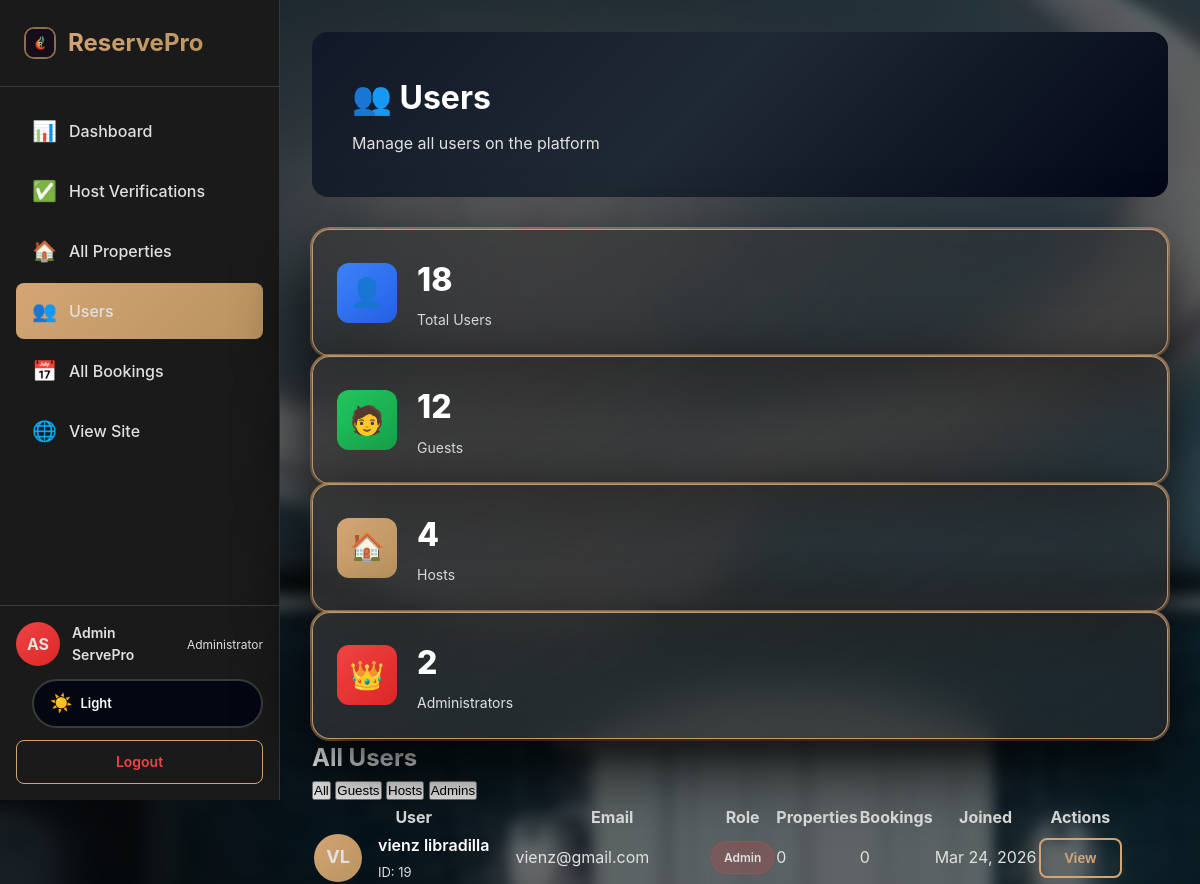
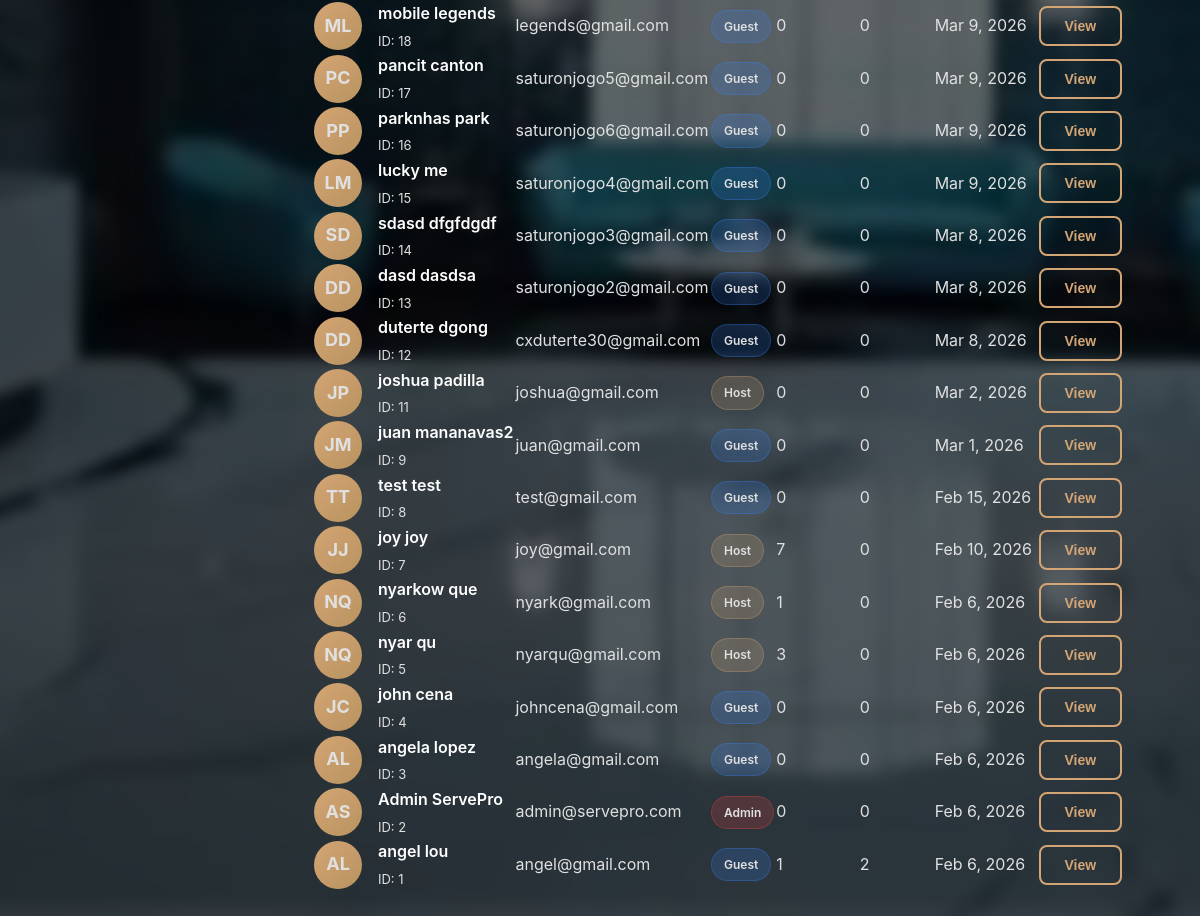
Screenshot of /admin/users.php (signed in) with the database file from the repository (2 pictures, top to bottom).
### tables this page shows
CREATE TABLE `users` (
  `id` int(11) NOT NULL,
  `first_name` varchar(50) NOT NULL,
  `last_name` varchar(50) NOT NULL,
  `date_of_birth` date DEFAULT NULL,
  `email` varchar(100) NOT NULL,
  `password` varchar(255) NOT NULL,
  `created_at` timestamp NOT NULL DEFAULT current_timestamp(),
  `role` enum('guest','host','admin') DEFAULT 'guest',
  `email_verified` tinyint(1) NOT NULL DEFAULT 0,
  `verification_token` varchar(100) DEFAULT NULL,
  `host_verified` tinyint(1) NOT NULL DEFAULT 0,
  `host_verification_status` enum('none','under review','approved','rejected') NOT NULL DEFAULT 'none'
);

### config/session.php (called while the page is built, shortened)
<?php
function getCurrentUser() {
    $conn = getDBConnection();
    $user_id = $_SESSION['user_id'];
    $stmt = $conn->prepare("SELECT id, first_name, last_name, email, role, IFNULL(host_verified, 0) AS host_verified FROM users WHERE id = ?");
    $stmt->bind_param("i", $user_id);
    $stmt->execute();
    $result = $stmt->get_result();
    $user = $result->fetch_assoc();
    return $user;
}
?>

### admin/users.php (the view, shortened to what this page needs)
<?php
require_once __DIR__ . '/../config/session.php';
$user = getCurrentUser();
$conn = getDBConnection();
$query = "
    SELECT
        u.*,
        (SELECT COUNT(*) FROM properties WHERE host_id = u.id) as total_properties,
        (SELECT COUNT(*) FROM bookings WHERE guest_id = u.id) as total_bookings
    FROM users u
    ORDER BY u.created_at DESC
";
$result = $conn->query($query);
$users = $result->fetch_all(MYSQLI_ASSOC);
$stats = [
    'total' => count($users),
    'guests' => 0,
    'hosts' => 0,
    'admins' => 0
];
foreach ($users as $u) {
    $stats[$u['role'] . 's']++;
}
?>
<!DOCTYPE html>
<html lang="en">
<head>
    <link rel="stylesheet" href="../assets/css/style.css?v=10.0">
    <link rel="stylesheet" href="../assets/css/host-dashboard.css?v=10.0">
    <link rel="stylesheet" href="../assets/css/admin.css?v=10.0">
    <link rel="stylesheet" href="../assets/css/theme-toggle.css?v=10.0">
</head>
<body class="dashboard-page">
    <div class="host-layout">
        <aside class="host-sidebar">
            <div class="sidebar-header">
                <a href="../home.php" class="sidebar-brand">
                    <?php require __DIR__ . '/../includes/brand-icon-svg.php'; ?>
                    <span>ReservePro</span>
                </a>
            </div>
            <nav class="sidebar-nav">
                <a href="dashboard.php" class="nav-item">
                    <span class="nav-icon">📊</span>
                    <span>Dashboard</span>
                </a>
                <a href="host-verifications.php" class="nav-item">
                    <span class="nav-icon">✅</span>
                    <span>Host Verifications</span>
                </a>
                <a href="properties.php" class="nav-item">
                    <span class="nav-icon">🏠</span>
                    <span>All Properties</span>
                </a>
                <a href="users.php" class="nav-item active">
                    <span class="nav-icon">👥</span>
                    <span>Users</span>
                </a>
                <a href="bookings.php" class="nav-item">
                    <span class="nav-icon">📅</span>
                    <span>All Bookings</span>
                </a>
                <a href="../home.php" class="nav-item">
                    <span class="nav-icon">🌐</span>
                    <span>View Site</span>
                </a>
            </nav>
            <div class="sidebar-footer">
                <div class="user-profile">
                    <div class="user-avatar" style="background: linear-gradient(135deg, #EF4444, #DC2626);">
                        <?php echo strtoupper(substr($user['first_name'], 0, 1) . substr($user['last_name'], 0, 1)); ?>
                    </div>
                    <div class="user-info">
                        <div class="user-name"><?php echo htmlspecialchars($user['first_name'] . ' ' . $user['last_name']); ?></div>
                        <div class="user-role">Administrator</div>
                    </div>
                </div>
                <div class="theme-toggle" style="margin-bottom: 12px;">
                    <span class="theme-toggle-icon">☀️</span>
                    <span class="theme-toggle-text">Light</span>
                </div>
                <a href="../logout.php" class="btn-logout">Logout</a>
            </div>
        </aside>
        <main class="host-main">
            <div class="users-header">
                <h1>👥 Users</h1>
                <p>Manage all users on the platform</p>
            </div>
            <div class="properties-stats">
                <div class="stat-card">
                    <div class="stat-icon" style="background: linear-gradient(135deg, #3B82F6, #2563EB);">👤</div>
                    <div class="stat-content">
                        <h3><?php echo $stats['total']; ?></h3>
                        <p>Total Users</p>
                    </div>
                </div>
                <div class="stat-card">
                    <div class="stat-icon" style="background: linear-gradient(135deg, #22C55E, #16A34A);">🧑</div>
                    <div class="stat-content">
                        <h3><?php echo $stats['guests']; ?></h3>
                        <p>Guests</p>
                    </div>
                </div>
                <div class="stat-card">
                    <div class="stat-icon" style="background: linear-gradient(135deg, #D4A574, #B8935F);">🏠</div>
                    <div class="stat-content">
                        <h3><?php echo $stats['hosts']; ?></h3>
                        <p>Hosts</p>
                    </div>
                </div>
                <div class="stat-card">
                    <div class="stat-icon" style="background: linear-gradient(135deg, #EF4444, #DC2626);">👑</div>
                    <div class="stat-content">
                        <h3><?php echo $stats['admins']; ?></h3>
                        <p>Administrators</p>
                    </div>
                </div>
            </div>
            <div class="properties-table-container">
                <div class="table-header">
                    <h2>All Users</h2>
                    <div class="filter-tabs">
                        <button class="filter-tab active" onclick="filterUsers('all')">All</button>
                        <button class="filter-tab" onclick="filterUsers('guest')">Guests</button>
                        <button class="filter-tab" onclick="filterUsers('host')">Hosts</button>
                        <button class="filter-tab" onclick="filterUsers('admin')">Admins</button>
                    </div>
                </div>
                <table class="properties-table">
                    <thead>
                        <tr>
                            <th>User</th>
                            <th>Email</th>
                            <th>Role</th>
                            <th>Properties</th>
                            <th>Bookings</th>
                            <th>Joined</th>
                            <th>Actions</th>
                        </tr>
                    </thead>
                    <tbody>
                        <?php foreach ($users as $u): ?>
                            <tr data-role="<?php echo $u['role']; ?>">
                                <td>
                                    <div class="user-cell">
                                        <div class="user-avatar-large">
                                            <?php echo strtoupper(substr($u['first_name'], 0, 1) . substr($u['last_name'], 0, 1)); ?>
                                        </div>
                                        <div class="user-details">
                                            <h3><?php echo htmlspecialchars($u['first_name'] . ' ' . $u['last_name']); ?></h3>
                                            <p>ID: <?php echo $u['id']; ?></p>
                                        </div>
                                    </div>
                                </td>
                                <td><?php echo htmlspecialchars($u['email']); ?></td>
                                <td>
                                    <span class="role-badge role-<?php echo $u['role']; ?>">
                                        <?php echo ucfirst($u['role']); ?>
                                    </span>
                                </td>
                                <td><?php echo $u['total_properties']; ?></td>
                                <td><?php echo $u['total_bookings']; ?></td>
                                <td><?php echo date('M j, Y', strtotime($u['created_at'])); ?></td>
                                <td>
                                    <div class="action-buttons">
                                        <button class="btn-action btn-view" onclick="viewUser(<?php echo $u['id']; ?>)">View</button>
                                    </div>
                                </td>
                            </tr>
                        <?php endforeach; ?>
                    </tbody>
                </table>
            </div>
        </main>
    </div>
</body>
</html>

### assets/css/style.css (style rules this page uses)
* { margin: 0; padding: 0; box-sizing: border-box; }
:root { --primary-color: #D4A574; --primary-dark: #B8935F; --primary-light: #E6C89C; --secondary-color: #1A1A1A; --accent-color: #D4A574; --text-dark: #FFFFFF; --text-gray: #B8B8B8; --bg-light: #1F1F1F; --border-color: #3A3A3A; --bg-primary: #020617; --bg-secondary: #030712; --bg-tertiary: #111827; --wood-dark: #111827; --wood-medium: #1F2933; --wood-light: #4B5563; }
body { font-family: -apple-system, BlinkMacSystemFont, 'Segoe UI', 'Inter', Roboto, 'Helvetica Neue', Arial, sans-serif; background: var(--bg-primary); color: #FFFFFF !important; line-height: 1.6; min-height: 100vh; }
.auth-page, .dashboard-page { position: relative; background: transparent; }
.auth-page::before, .dashboard-page::before { content: ''; position: fixed; top: 0; left: 0; width: 100%; height: 100%; background: url('../../background%20image/this.webp') center center / cover no-repeat; filter: blur(6px); transform: scale(1.04); z-index: -2; }
.auth-page::after, .dashboard-page::after { content: ''; position: fixed; top: 0; left: 0; width: 100%; height: 100%; background: rgba(0, 0, 0, 0.6); z-index: -1; }
h1, h2, h3, h4, h5, h6 { color: #FFFFFF !important; }
p, span, div { color: #E0E0E0 !important; }
.user-info { display: flex; align-items: center; gap: 16px; }
.user-avatar { width: 48px; height: 48px; border-radius: 50%; background: linear-gradient(135deg, var(--primary-color), var(--primary-dark)); display: flex; align-items: center; justify-content: center; color: white; font-size: 20px; font-weight: 600; }
.user-details h3 { font-size: 16px; font-weight: 600; color: var(--text-dark); }
.user-details p { font-size: 14px; color: var(--text-gray); }
.btn-logout { background: transparent; color: var(--primary-color); border: 2px solid var(--primary-color); border-radius: 8px; padding: 10px 20px; font-size: 14px; font-weight: 600; cursor: pointer; text-decoration: none; transition: all 0.2s ease; }

### assets/css/admin.css (style rules this page uses)
.btn-view { padding: 10px 24px; background: transparent; color: #D4A574; border: 2px solid #D4A574; border-radius: 8px; font-weight: 600; font-size: 14px; text-decoration: none; display: inline-flex; align-items: center; transition: all 0.2s ease; }

### assets/css/theme-toggle.css (style rules this page uses)
.theme-toggle { display: flex; align-items: center; gap: 8px; padding: 8px 16px; background: var(--bg-secondary); border: 2px solid var(--border-color); border-radius: 50px; cursor: pointer; transition: all 0.3s ease; margin-left: 16px; }
.theme-toggle-icon { font-size: 18px; transition: transform 0.3s ease; }
.theme-toggle-text { font-size: 13px; font-weight: 600; color: var(--text-dark) !important; user-select: none; }
body.auth-page, body.auth-page.light-mode, body.dashboard-page, body.dashboard-page.light-mode { background: transparent !important; }
.dashboard-page .host-main, .dashboard-page .main-content { background: transparent !important; }
body, .navbar, .service-card, .experience-card, .feature-card, .info-card, .faq-item, .contact-form-wrapper, .filters-sidebar, .search-box, input, select, textarea, .hero, .about-hero, .contact-hero, .experiences-hero { transition: background 0.3s ease, color 0.3s ease, border-color 0.3s ease, box-shadow 0.3s ease !important; }

### admin/users.php (style rules this page uses)
.users-header { background: linear-gradient(135deg, #111827 0%, #1F2933 45%, #020617 100%); padding: 40px; border-radius: 16px; margin-bottom: 32px; color: white; }
.users-header h1 { font-size: 32px; margin-bottom: 8px; color: #FFFFFF !important; }
.user-avatar-large { width: 48px; height: 48px; border-radius: 50%; background: linear-gradient(135deg, #D4A574, #B8935F); display: flex; align-items: center; justify-content: center; font-weight: 700; color: #0F0F0F; font-size: 18px; }
.user-cell { display: flex; gap: 16px; align-items: center; }
.user-details h3 { font-size: 16px; font-weight: 600; color: #FFFFFF; margin-bottom: 4px; }
.user-details p { font-size: 13px; color: #B8B8B8; }
.role-badge { display: inline-block; padding: 6px 12px; border-radius: 20px; font-size: 12px; font-weight: 600; text-transform: capitalize; }
.role-guest { background: rgba(59, 130, 246, 0.2); color: #3B82F6; border: 1px solid rgba(59, 130, 246, 0.3); }
.role-host { background: rgba(212, 165, 116, 0.2); color: #D4A574; border: 1px solid rgba(212, 165, 116, 0.3); }
.role-admin { background: rgba(239, 68, 68, 0.2); color: #EF4444; border: 1px solid rgba(239, 68, 68, 0.3); }

### rows the page displays
users: first_name+last_name "AS", first_name+last_name "Admin ServePro", id "2", email "admin@servepro.com", role "Admin", total_properties "0", total_bookings "0", created_at "Feb 6, 2026"
users: first_name+last_name "VL", first_name+last_name "vienz libradilla", id "19", email "vienz@gmail.com", role "Admin", total_properties "0", total_bookings "0", created_at "Mar 24, 2026"
users: first_name+last_name "ML", first_name+last_name "mobile legends", id "18", email "legends@gmail.com", role "Guest", total_properties "0", total_bookings "0", created_at "Mar 9, 2026"
users: first_name+last_name "PC", first_name+last_name "pancit canton", id "17", email "saturonjogo5@gmail.com", role "Guest", total_properties "0", total_bookings "0", created_at "Mar 9, 2026"
users: first_name+last_name "PP", first_name+last_name "parknhas park", id "16", email "saturonjogo6@gmail.com", role "Guest", total_properties "0", total_bookings "0", created_at "Mar 9, 2026"
users: first_name+last_name "LM", first_name+last_name "lucky me", id "15", email "saturonjogo4@gmail.com", role "Guest", total_properties "0", total_bookings "0", created_at "Mar 9, 2026"
users: first_name+last_name "SD", first_name+last_name "sdasd dfgfdgdf", id "14", email "saturonjogo3@gmail.com", role "Guest", total_properties "0", total_bookings "0", created_at "Mar 8, 2026"
users: first_name+last_name "DD", first_name+last_name "dasd dasdsa", id "13", email "saturonjogo2@gmail.com", role "Guest", total_properties "0", total_bookings "0", created_at "Mar 8, 2026"
users: first_name+last_name "DD", first_name+last_name "duterte dgong", id "12", email "cxduterte30@gmail.com", role "Guest", total_properties "0", total_bookings "0", created_at "Mar 8, 2026"
users: first_name+last_name "JP", first_name+last_name "joshua padilla", id "11", email "joshua@gmail.com", role "Host", total_properties "0", total_bookings "0", created_at "Mar 2, 2026"
users: first_name+last_name "JM", first_name+last_name "juan mananavas2", id "9", email "juan@gmail.com", role "Guest", total_properties "0", total_bookings "0", created_at "Mar 1, 2026"
users: first_name+last_name "TT", first_name+last_name "test test", id "8", email "test@gmail.com", role "Guest", total_properties "0", total_bookings "0", created_at "Feb 15, 2026"
users: first_name+last_name "JJ", first_name+last_name "joy joy", id "7", email "joy@gmail.com", role "Host", total_properties "7", total_bookings "0", created_at "Feb 10, 2026"
users: first_name+last_name "NQ", first_name+last_name "nyarkow que", id "6", email "nyark@gmail.com", role "Host", total_properties "1", total_bookings "0", created_at "Feb 6, 2026"
users: first_name+last_name "NQ", first_name+last_name "nyar qu", id "5", email "nyarqu@gmail.com", role "Host", total_properties "3", total_bookings "0", created_at "Feb 6, 2026"
users: first_name+last_name "JC", first_name+last_name "john cena", id "4", email "johncena@gmail.com", role "Guest", total_properties "0", total_bookings "0", created_at "Feb 6, 2026"
users: first_name+last_name "AL", first_name+last_name "angela lopez", id "3", email "angela@gmail.com", role "Guest", total_properties "0", total_bookings "0", created_at "Feb 6, 2026"
users: first_name+last_name "AL", first_name+last_name "angel lou", id "1", email "angel@gmail.com", role "Guest", total_properties "1", total_bookings "2", created_at "Feb 6, 2026"

### other values shown
$stats['total'] "18"
$stats['guests'] "12"
$stats['hosts'] "4"
$stats['admins'] "2"
